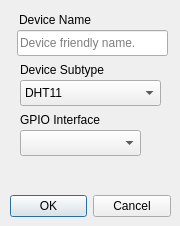
<?xml version="1.0" encoding="UTF-8"?>
<ui version="4.0">
 <class>Dialog_config_onewire</class>
 <widget class="QDialog" name="Dialog_config_onewire">
  <property name="geometry">
   <rect>
    <x>0</x>
    <y>0</y>
    <width>180</width>
    <height>226</height>
   </rect>
  </property>
  <property name="windowTitle">
   <string>One Wire</string>
  </property>
  <property name="windowIcon">
   <iconset resource="ezlopi.qrc">
    <normaloff>:/res/icon.png</normaloff>:/res/icon.png</iconset>
  </property>
  <widget class="QDialogButtonBox" name="buttonBox">
   <property name="geometry">
    <rect>
     <x>10</x>
     <y>190</y>
     <width>161</width>
     <height>32</height>
    </rect>
   </property>
   <property name="orientation">
    <enum>Qt::Horizontal</enum>
   </property>
   <property name="standardButtons">
    <set>QDialogButtonBox::Cancel|QDialogButtonBox::Ok</set>
   </property>
  </widget>
  <widget class="QLabel" name="label_device_name">
   <property name="geometry">
    <rect>
     <x>19</x>
     <y>10</y>
     <width>121</width>
     <height>20</height>
    </rect>
   </property>
   <property name="text">
    <string>Device Name</string>
   </property>
  </widget>
  <widget class="QLineEdit" name="lineEdit_device_name">
   <property name="geometry">
    <rect>
     <x>17</x>
     <y>30</y>
     <width>151</width>
     <height>26</height>
    </rect>
   </property>
   <property name="placeholderText">
    <string>Device friendly name.</string>
   </property>
  </widget>
  <widget class="QLabel" name="label_GPIO">
   <property name="geometry">
    <rect>
     <x>20</x>
     <y>110</y>
     <width>121</width>
     <height>20</height>
    </rect>
   </property>
   <property name="text">
    <string>GPIO Interface</string>
   </property>
  </widget>
  <widget class="QComboBox" name="comboBox_onewire_gpio">
   <property name="geometry">
    <rect>
     <x>20</x>
     <y>130</y>
     <width>121</width>
     <height>26</height>
    </rect>
   </property>
  </widget>
  <widget class="QComboBox" name="comboBox_onewire_subtype">
   <property name="geometry">
    <rect>
     <x>20</x>
     <y>80</y>
     <width>141</width>
     <height>26</height>
    </rect>
   </property>
   <item>
    <property name="text">
     <string>DHT11</string>
    </property>
   </item>
   <item>
    <property name="text">
     <string>DHT22</string>
    </property>
   </item>
   <item>
    <property name="text">
     <string>DS18B20</string>
    </property>
   </item>
  </widget>
  <widget class="QLabel" name="label_device_subtype">
   <property name="geometry">
    <rect>
     <x>20</x>
     <y>60</y>
     <width>121</width>
     <height>20</height>
    </rect>
   </property>
   <property name="text">
    <string>Device Subtype</string>
   </property>
  </widget>
 </widget>
 <resources>
  <include location="ezlopi.qrc"/>
 </resources>
 <connections>
  <connection>
   <sender>buttonBox</sender>
   <signal>accepted()</signal>
   <receiver>Dialog_config_onewire</receiver>
   <slot>accept()</slot>
   <hints>
    <hint type="sourcelabel">
     <x>248</x>
     <y>254</y>
    </hint>
    <hint type="destinationlabel">
     <x>157</x>
     <y>274</y>
    </hint>
   </hints>
  </connection>
  <connection>
   <sender>buttonBox</sender>
   <signal>rejected()</signal>
   <receiver>Dialog_config_onewire</receiver>
   <slot>reject()</slot>
   <hints>
    <hint type="sourcelabel">
     <x>316</x>
     <y>260</y>
    </hint>
    <hint type="destinationlabel">
     <x>286</x>
     <y>274</y>
    </hint>
   </hints>
  </connection>
 </connections>
</ui>
